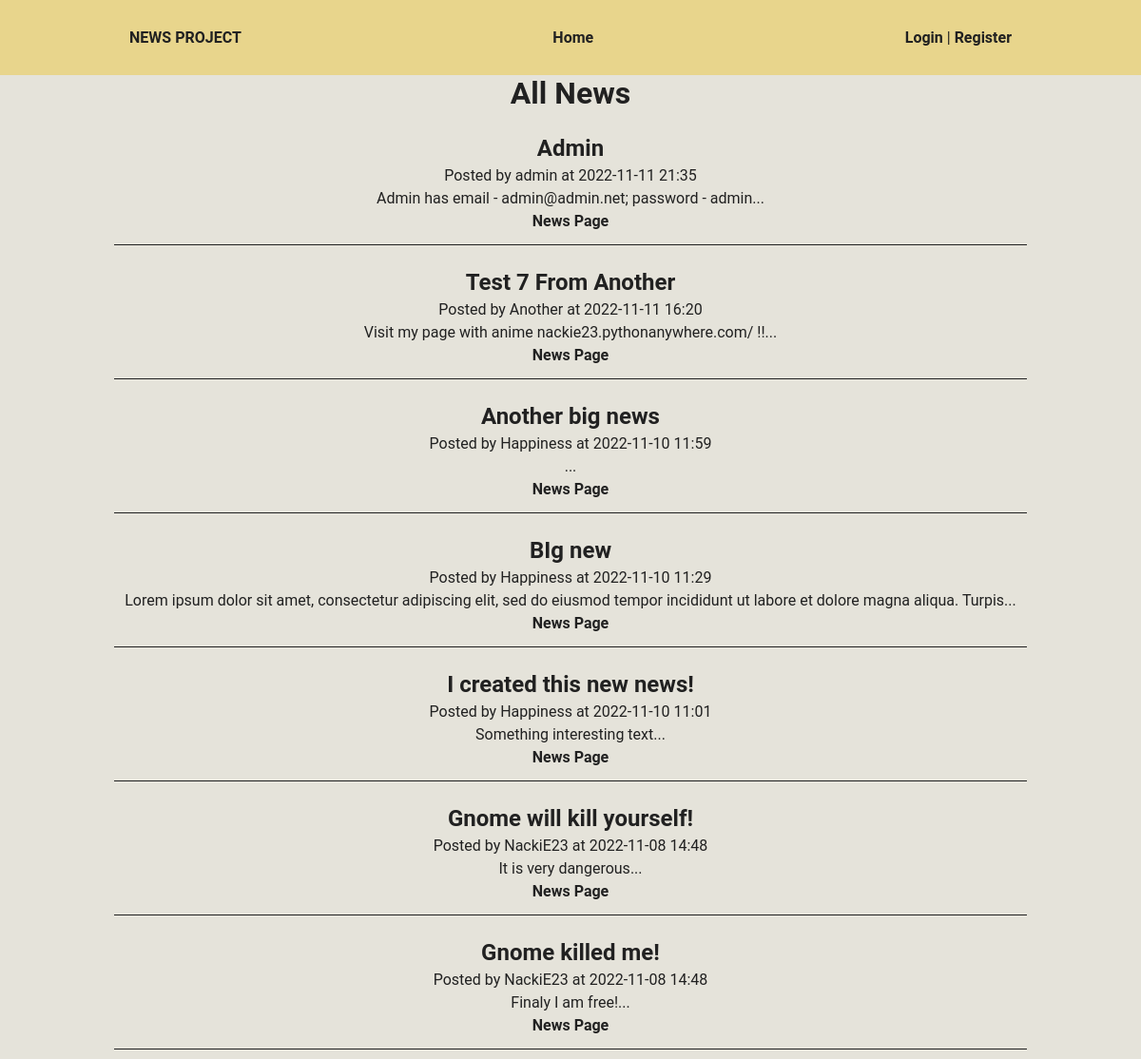
/, run on an earlier commit of the app's database.
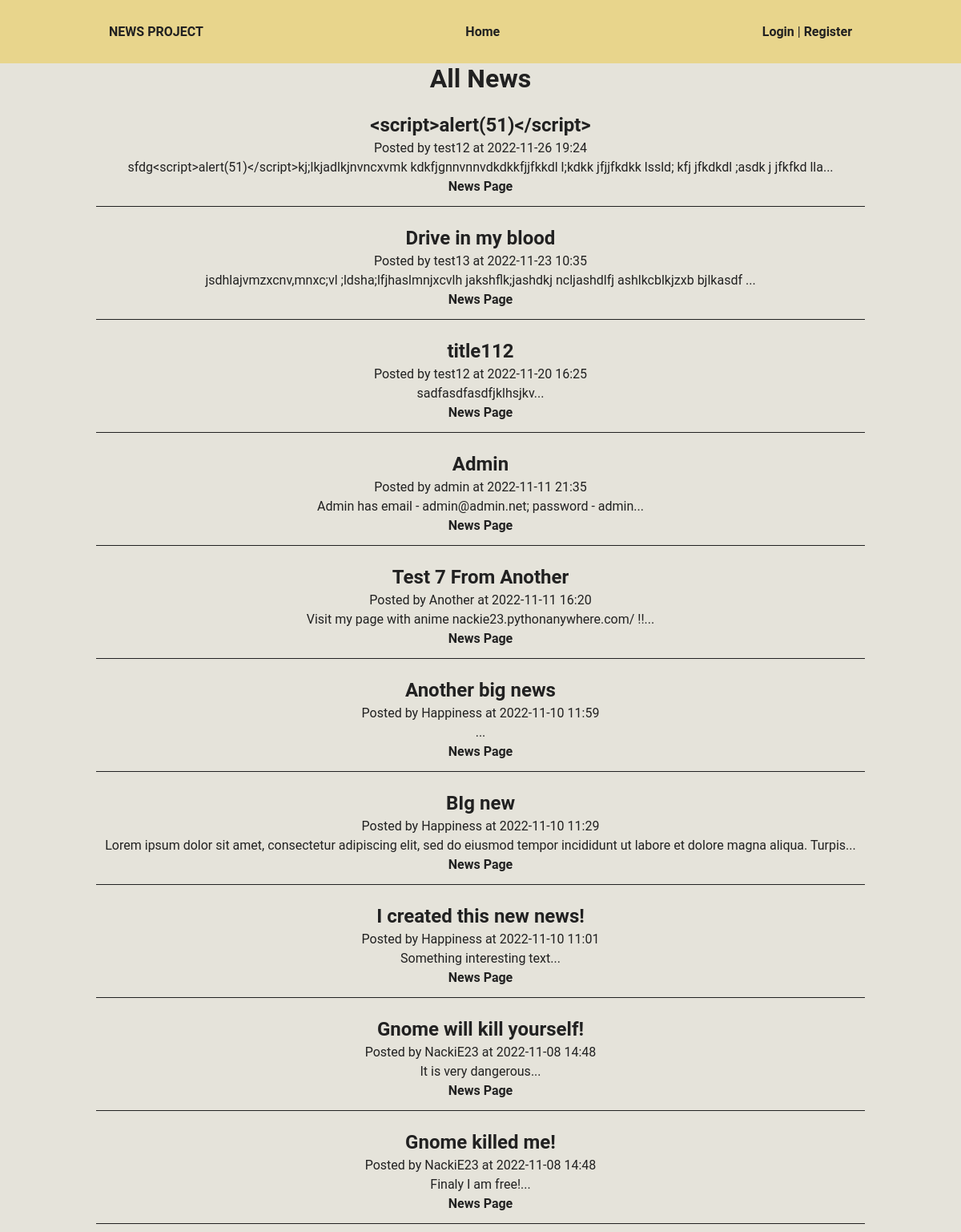
And on a later commit of the database.
### tables this page shows
CREATE TABLE news (
    id INTEGER PRIMARY KEY autoincrement, 
    created DATETIME,
    title TEXT NOT NULL, 
    main_text TEXT NOT NULL,
    user_id INTEGER NOT NULL,
    FOREIGN KEY(user_id) REFERENCES users(id)
  );

CREATE TABLE users (
    id INTEGER PRIMARY KEY autoincrement,
    email TEXT UNIQUE NOT NULL, 
    username TEXT NOT NULL, 
    password TEXT NOT NULL,
    is_admin BOOLEAN NOT NULL DEFAULT 0 CHECK (is_admin IN (0, 1))
  );

### views/pages/news_list.php (called while the page is built, shortened)
<?php
$news_array = News::all();
require 'views/templates/dafault_template.php';

### router/routes.php (called while the page is built, shortened)
<?php
Router::enable();

### index.php (called while the page is built, shortened)
<?php
require_once "router/routes.php";

### app/Controllers/News.php (called while the page is built, shortened)
<?php
class News {
    public static function all(): \SQLite3Result {
        $sql = "SELECT n.id, n.created, n.title, n.main_text, n.user_id, u.username
                FROM news n
                JOIN users u
                    ON n.user_id == u.id
                ORDER BY n.created DESC";
        return $GLOBALS['db']->query($sql);
    }
}

### views/templates/news_list.php (the view)
<h1>All News</h1>
<?php
while ($news = $news_array->fetchArray(SQLITE3_ASSOC)) {
    ?>
    <div class='news'>
        <div class='row'>
            <h2><?= htmlspecialchars($news['title']); ?></h2>
        </div>
        <div class='row'>
            <p>Posted by <?= htmlspecialchars($news['username']) ?> at <?= $news['created'] ?></p>
        </div>
        <div class='row'>
            <p><?= htmlspecialchars(substr($news['main_text'], 0, 130)) ?>...</p>
        </div>
        <div class='row'>
            <p>
                <a class='btn btn-secondary' href='/news?id=<?= $news['id'] ?>'>
                    News Page
                </a>
            </p>
        </div>
    </div>
    <?php
}
?>

### app/Services/Router.php (shortened to what this page needs)
<?php
class Router {
    private static $list = [];
    public static function route(string $uri, string $page_name, array $methods, string $name = null) {
        self::$list[] = [
            "uri" => $uri,
            "page" => $page_name,
            "methods" => $methods,
            "name" => $name
        ];
    }
    public static function enable() {
        $query = $_GET['q'];
        foreach(self::$list as $route) {
            if ($route['uri'] === '/' . $query) {
                if (in_array($_SERVER['REQUEST_METHOD'], $route['methods'])) {
                    require_once "views/pages/" . $route['page'] . ".php";
                    exit();
                } else {
                    break;
                }
            }
        }
    }
}

### views/templates/dafault_template.php (shortened to what this page needs)
<!DOCTYPE html>
<html lang="en">
<head>
    <link type="text/css" href="/assets/css/styles.min.css" rel="stylesheet" />
</head>
<body>
<header>
    <div class="elements container">
        <div class="elements__logo">
            <a href="/">
                NEWS PROJECT
            </a>
        </div>
        <div class="elements_menu">
            <ul class="elements_menu__list">
                <li class="elements_menu__list_item">
                    <a class="elements_menu__list_item_link" href="/">Home</a>
                </li>
            </ul>
        </div>
        <div class="elements__button">
<?php if (!$_SESSION['user']): ?>
            <a class="elements__button_link" href="/login">Login</a>
            |
            <a class="elements__button_link" href="/register">Register</a>
<?php else: ?>
            <?= htmlspecialchars($_SESSION['user']['username']) ?> |
            <a class="elements__button_link" href="/logout">Logout</a>
<?php endif; ?>
        </div>
    </div>
</header>
<div class="container">
<?php include 'views/templates/' . $content_template ?>
</div>
</body>
</html>

What changed in the data, as far as the page shows it:
added news: title "<script>alert(51)</script>", user.username "test12", created "2022-11-26 19:24", main_text "sfdg<script>alert(51)</script>kj;lkjadlkjnvncxvmk kdkfjgnnvnnvdkdkkfjjfkkdl l;kdkk jfjjfkdkk lssld; kfj jfkdkdl ;asdk j jfkfkd lla"
added news: title "Drive in my blood", user.username "test13", created "2022-11-23 10:35", main_text "jsdhlajvmzxcnv,mnxc;vl ;ldsha;lfjhaslmnjxcvlh jakshflk;jashdkj ncljashdlfj ashlkcblkjzxb bjlkasdf"
added news: title "title112", user.username "test12", created "2022-11-20 16:25", main_text "sadfasdfasdfjklhsjkv"
